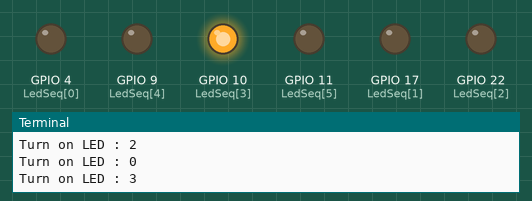
Simulated run of this program. Board: Raspberry Pi (BCM pin numbers). On the bench: output pins drawn as LEDs (lit = HIGH), the last lines printed to the terminal. Random numbers come from a fixed seed.

Above: at 1.1 s.
At 5.3 s:
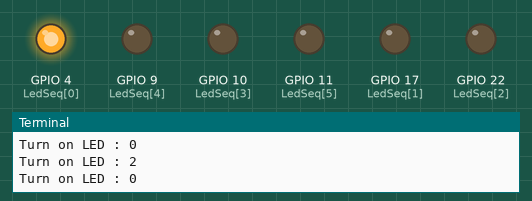
At 14.01 s:
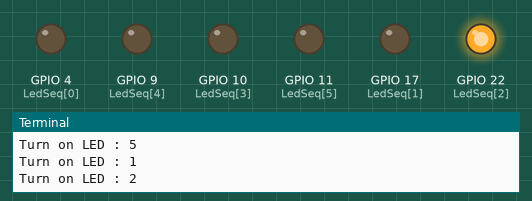
At 17.3 s:
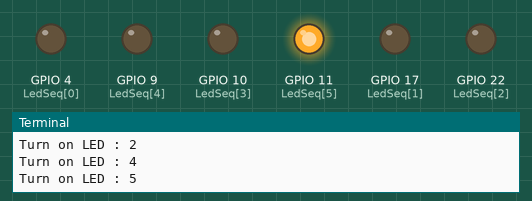
At 22.42 s:
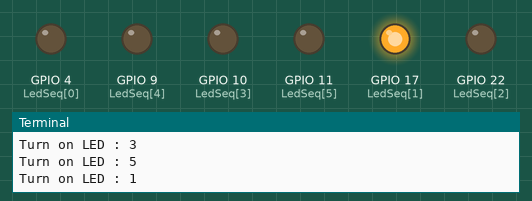
At 30.7 s:
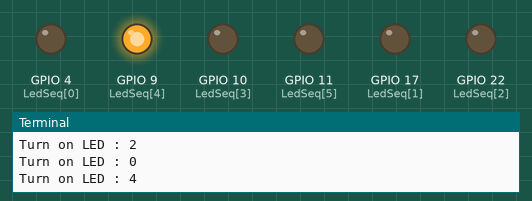
Timing chart, 0 to 40.0 s (numbered marks = the images above):
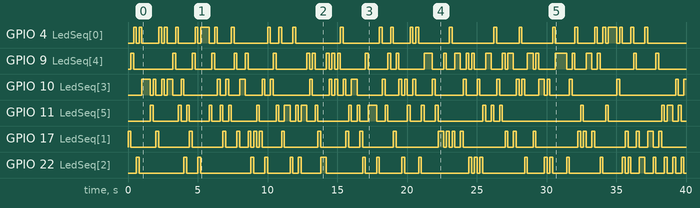

The program:

berryclip_09.py
```python
#!/usr/bin/python
#--------------------------------------
#    ___                   ________
#   / _ )___ __________ __/ ___/ (_)__
#  / _  / -_) __/ __/ // / /__/ / / _ \
# /____/\__/_/ /_/  \_, /\___/_/_/ .__/
#                  /___/        /_/
#
#       BerryClip - 6 LED Board
#
# This script randomly lights LEDs.
#
# Author : Matt Hawkins
# Date   : 12/11/2012
#
# http://www.raspberrypi-spy.co.uk/
#
#--------------------------------------

# Import required libraries
import RPi.GPIO as GPIO
import time
import random

# Tell GPIO library to use GPIO references
GPIO.setmode(GPIO.BCM)

# List of LED GPIO numbers
LedSeq = [4,17,22,10,9,11]

# Set up the GPIO pins as outputs and set False
print "Setup LED pins as outputs"
for x in range(6):
  GPIO.setup(LedSeq[x], GPIO.OUT)
  GPIO.output(LedSeq[x], False)

# Seed the random number generator
random.seed()

# Wrap main content in a try block so we can
# catch the user pressing CTRL-C and run the
# GPIO cleanup function. This will also prevent
# the user seeing lots of unnecessary error
# messages.
try:

  # Loop until users quits with CTRL-C
  while True :

    # Turn off all 6 LEDs
    for x in range(6):
      GPIO.output(LedSeq[x], False)

    # Generate random number between 0 and 5
    result = random.randint(0,5)
    print "Turn on LED : " + str(result)
    # Turn LED number X
    GPIO.output(LedSeq[result], True)

    # Wait
    time.sleep(0.2)

except KeyboardInterrupt:
  # Reset GPIO settings
  GPIO.cleanup()
```

Measured:
- by itself, GPIO 4 (LedSeq[0]): LOW → HIGH at 0.40 s, → LOW 0.20 s later, → HIGH 0.20 s later, → LOW 0.20 s later, … (56 changes in this stretch)
- by itself, GPIO 9 (LedSeq[4]): LOW → HIGH at 0.20 s, → LOW 0.20 s later, → HIGH 2.8 s later, → LOW 0.20 s later, … (62 changes in this stretch)
- by itself, GPIO 10 (LedSeq[3]): LOW → HIGH at 1.0 s, → LOW 0.60 s later, → HIGH 0.20 s later, → LOW 0.20 s later, … (61 changes in this stretch)
- by itself, GPIO 11 (LedSeq[5]): LOW → HIGH at 1.6 s, → LOW 0.20 s later, → HIGH 1.8 s later, → LOW 0.20 s later, … (54 changes in this stretch)
- by itself, GPIO 17 (LedSeq[1]): LOW → HIGH at 0.00 s, → LOW 0.20 s later, → HIGH 1.8 s later, → LOW 0.20 s later, … (54 changes in this stretch)
- by itself, GPIO 22 (LedSeq[2]): LOW → HIGH at 0.60 s, → LOW 0.20 s later, → HIGH 3.2 s later, → LOW 0.20 s later, … (54 changes in this stretch)
